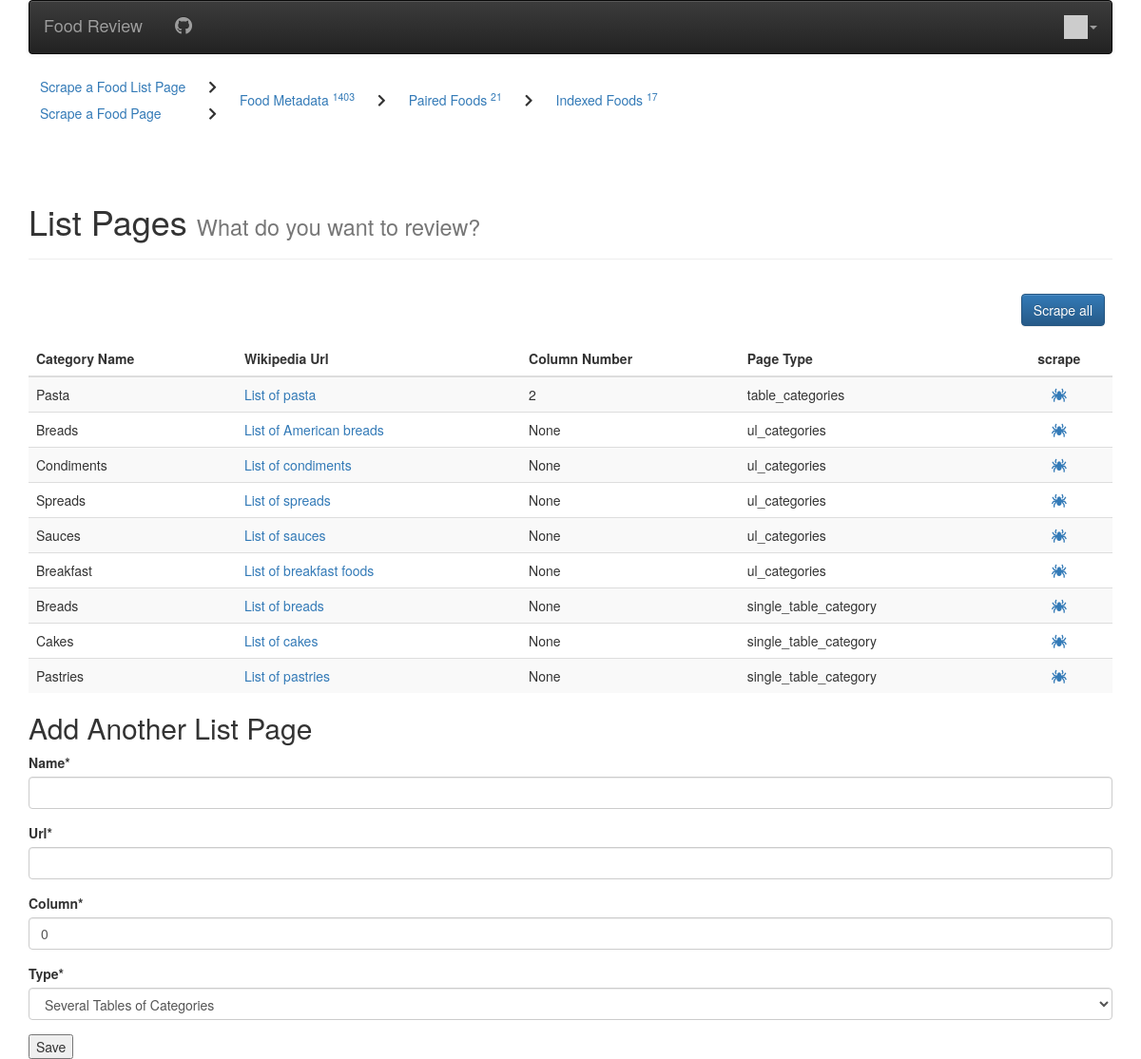
The app's page /batch (signed in), older data.
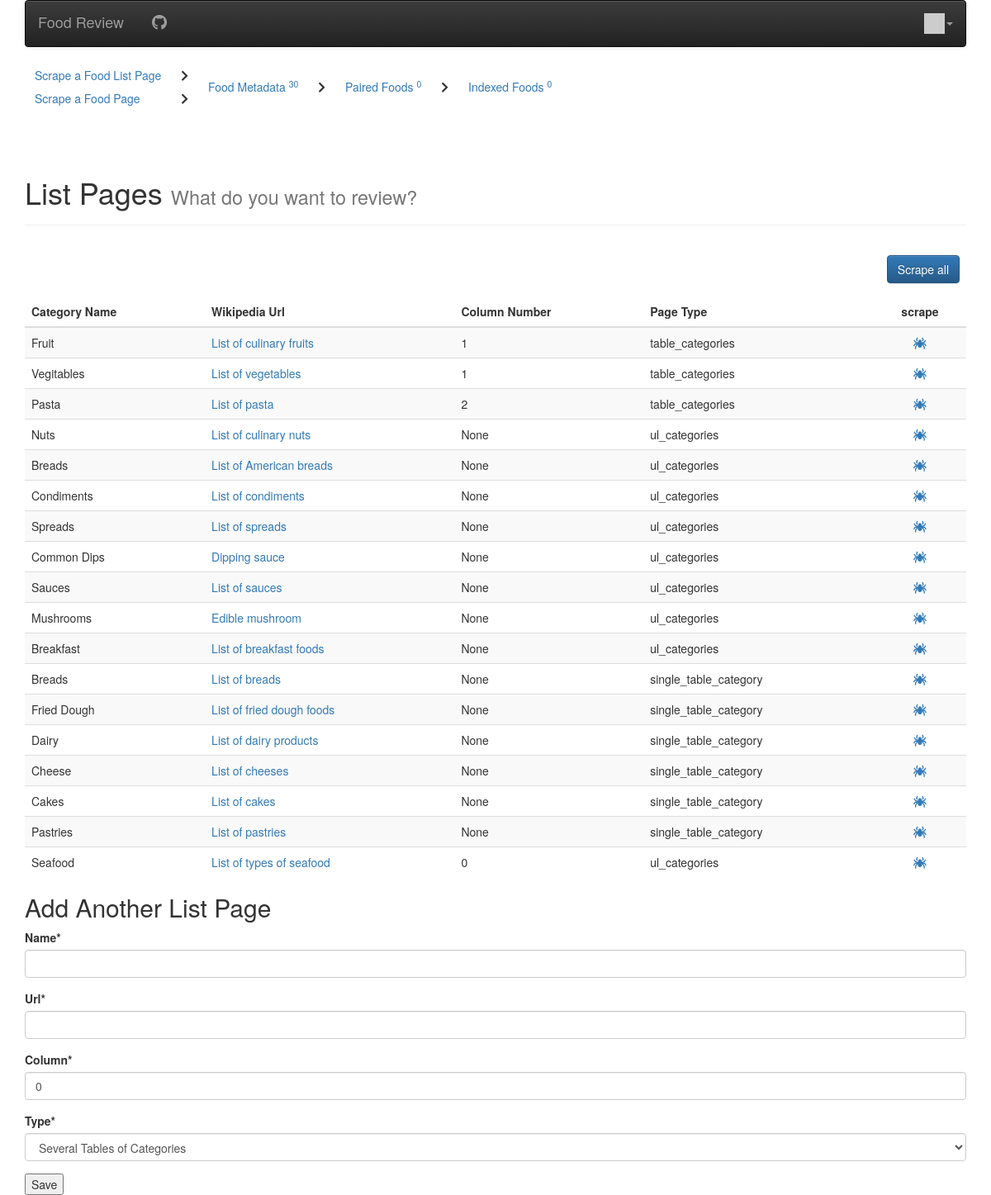
The same page, newer data.
### review/models.py (models this page shows)
class Scrapable(models.Model):
    name = models.CharField(max_length=50)
    url = models.CharField(max_length=1000, unique=True)
    column = models.PositiveSmallIntegerField(null=True, default=0)
    isCategory = models.BooleanField(default=True)
    type = models.CharField(max_length=20)
    scraped = models.BooleanField(default=False)
    food_count = models.PositiveIntegerField(null=True)
    @property
    def uri(self):
        return self.url.split('/')[-1].replace('_', ' ')

### review/views/scrape_views.py (the view, shortened to what this page needs)
# urls.py: path('batch', views.Batch.as_view(), name='batch'),
class Batch(LoginRequiredMixin, View):
    def get(self, request):
        return render(request, 'review/batch.html', {
            'pages': Scrapable.objects.filter(isCategory=True, scraped=False),
            'form': CatScrapableForm(),
        })

### review/forms.py
class CatScrapableForm(forms.ModelForm):
    class Meta:
        model = Scrapable
        fields = ['name', 'url', 'column', 'type']
        widgets = {
            'type': forms.Select(choices=PAGE_TYPE_CHOICES)
        }

### review/context_processors.py (called while the page is built)
def settings(request):
    return {
        'settings': django_settings,
    }

### review/templatetags/app_tags.py (called while the page is built)
@register.filter(name='gravatar')
def gravatar(user, size=35):
    email = str(user.email.strip().lower()).encode('utf-8')
    email_hash = md5(email).hexdigest()
    url = "//www.gravatar.com/avatar/{0}?s={1}&d=identicon&r=PG"
    return url.format(email_hash, size)

### review/templatetags/stats.py (called while the page is built)
@register.inclusion_tag('review/stats.html')
def get_stats():
    return {
        'food_meta_count': WikiFood.objects.count(),
        'cat_meta_count': WikiCategory.objects.count(),
        'paired': UsdaWikiPairing.objects.count(),
        'indexed': UsdaWikiPairing.objects.filter(indexed=True).count(),
    }

### review/templates/review/batch.html (shortened to what this page needs)
{% extends "base_menu.html" %}
{% load static %}
{% block content %}
{% load stats %}
{% get_stats %}
<div class="page-header">
  <h1>List Pages <small>What do you want to review?</small></h1>
</div>
<button class="btn btn-primary pull-right">Scrape all</button>
<table class="table table-striped">
  <thead>
    <tr>
      <th>Category Name</th>
      <th>Wikipedia Url</th>
      <th>Column Number</th>
      <th>Page Type</th>
      <th style="text-align: center;">scrape</th>
    </tr>
  </thead>
  <tbody>
  {% for page in pages %}
    <tr>
      <td>{{page.name}}</td>
      <td><a href="{{page.url}}" target="_blank">{{page.uri}}</a></td>
      <td>{{page.column}}</td>
      <td>{{page.type}}</td>
      <td style="text-align: center;">
        <form action="" method="POST">
          <a class="scrape-one" href="{% url 'review:test' page.id %}">
            <i class="fa fa-spider" aria-hidden="true"></i>
          </a>
        </form>
      </td>
    </tr>
  {% endfor %}
  </tbody>
</table>
<h2>Add Another List Page</h2>
{% load crispy_forms_tags %}
<form method="POST" action="">
  {{ form|crispy }}
  <input type="submit" value="Save">
</form>
{% endblock %}

Row changes from the older to the newer data that the page shows:
now on this page (row edited): Scrapable: name "Fruit", uri "List of culinary fruits", column "1", type "table_categories"
now on this page (row edited): Scrapable: name "Vegitables", uri "List of vegetables", column "1", type "table_categories"
now on this page (row edited): Scrapable: name "Nuts", uri "List of culinary nuts", column "None", type "ul_categories"
now on this page (row edited): Scrapable: name "Common Dips", uri "Dipping sauce", column "None", type "ul_categories"
now on this page (row edited): Scrapable: name "Mushrooms", uri "Edible mushroom", column "None", type "ul_categories"
now on this page (row edited): Scrapable: name "Fried Dough", uri "List of fried dough foods", column "None", type "single_table_category"
now on this page (row edited): Scrapable: name "Dairy", uri "List of dairy products", column "None", type "single_table_category"
now on this page (row edited): Scrapable: name "Cheese", uri "List of cheeses", column "None", type "single_table_category"
now on this page (row edited): Scrapable: name "Seafood", uri "List of types of seafood", column "0", type "ul_categories"
Text that changed along with them:
{{ food_meta_count }}: "1403" → "30"
{{ paired }}: "21" → "0"
{{ indexed }}: "17" → "0"
